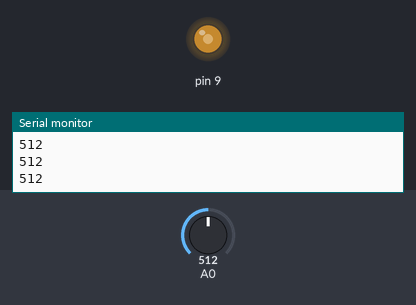
Bench run of a sketch on a simulated Arduino Uno, built with avr-gcc and run on an emulated ATmega328P. On the bench: output pins drawn as LEDs (lit = HIGH), the last lines printed to the serial monitor. The test bench sets the inputs (shaded band); at power-on: A0 = 512.

Above: at 1.2 s.
1.3 s: A0 set to 716
At 2.5 s:
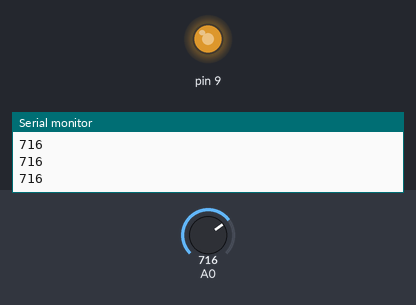
2.8 s: A0 set to 900
At 3.8 s:
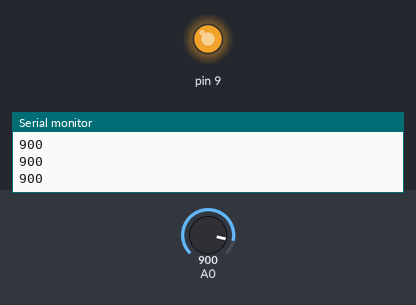
4.3 s: A0 set to 122
At 5.1 s:
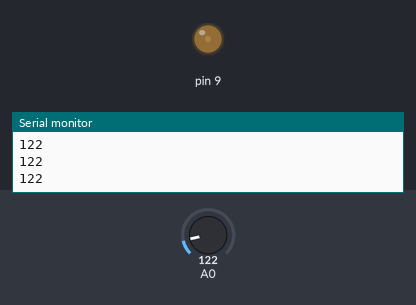
5.8 s: A0 set to 0
At 6.4 s:
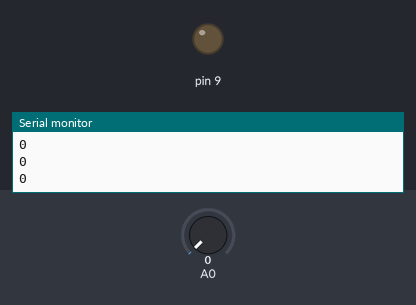
7.3 s: A0 set to 511
At 7.7 s:
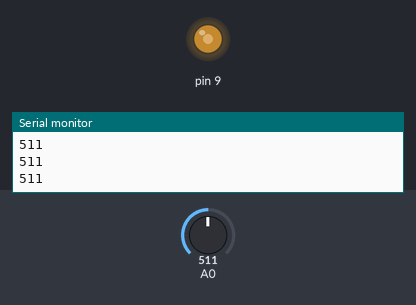
Timing chart, 0 to 9.8 s (numbered marks = the images above; inputs shaded):
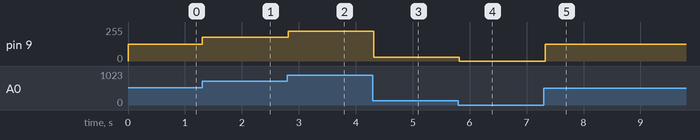

The sketch:

light_intensity_measurement1.ino
```cpp
// Initialize a variable to store the sensor's value
int sensorValue = 0;

void setup()
{
  // Set pin A0 as an input to read from the photoresistor (LDR)
  pinMode(A0, INPUT);

  // Start serial communication at 9600 bits per second for monitoring
  Serial.begin(9600);

  // Set digital pin 9 as an output to control the LED
  pinMode(9, OUTPUT);
}

void loop()
{
  // Read the analog value from the photoresistor connected to pin A0
  sensorValue = analogRead(A0);

  // Print the raw sensor value to the Serial Monitor
  Serial.println(sensorValue);

  // Map the sensor's input range (0-1023) to the LED's output range (0-255)
  // and write this value to the LED to control its brightness
  analogWrite(9, map(sensorValue, 0, 1023, 0, 255));

  // Wait for 100 milliseconds before the next reading
  delay(100);
}
```

Measured:
- after the input at 1.3 s, pin 9: 127/255 → 178/255 at once
- after the input at 2.8 s, pin 9: 178/255 → 224/255 at once
- after the input at 4.3 s, pin 9: 224/255 → 30/255 at once
- after the input at 5.8 s, pin 9: 30/255 → 0/255 at once
- after the input at 7.3 s, pin 9: 0/255 → 127/255 at once
